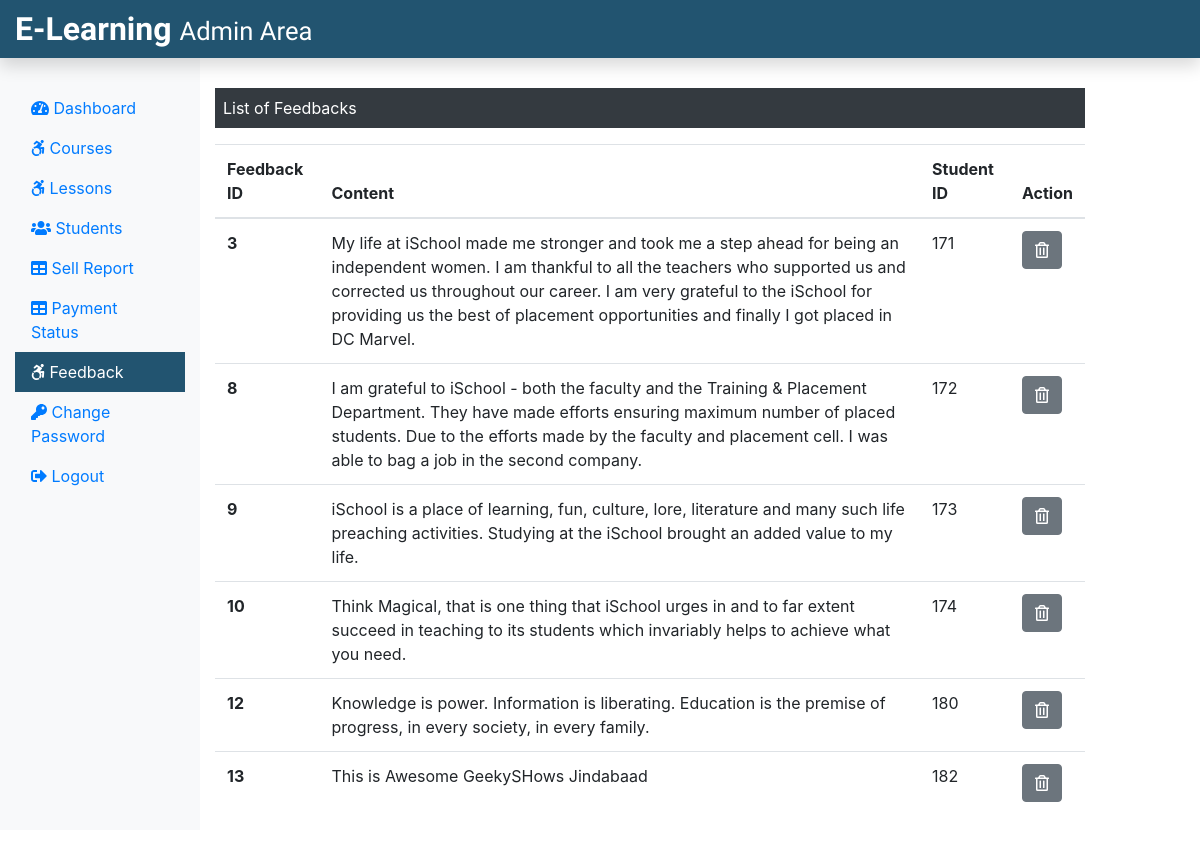
/Admin/feedback.php (signed in), run on an earlier commit of the app's database.
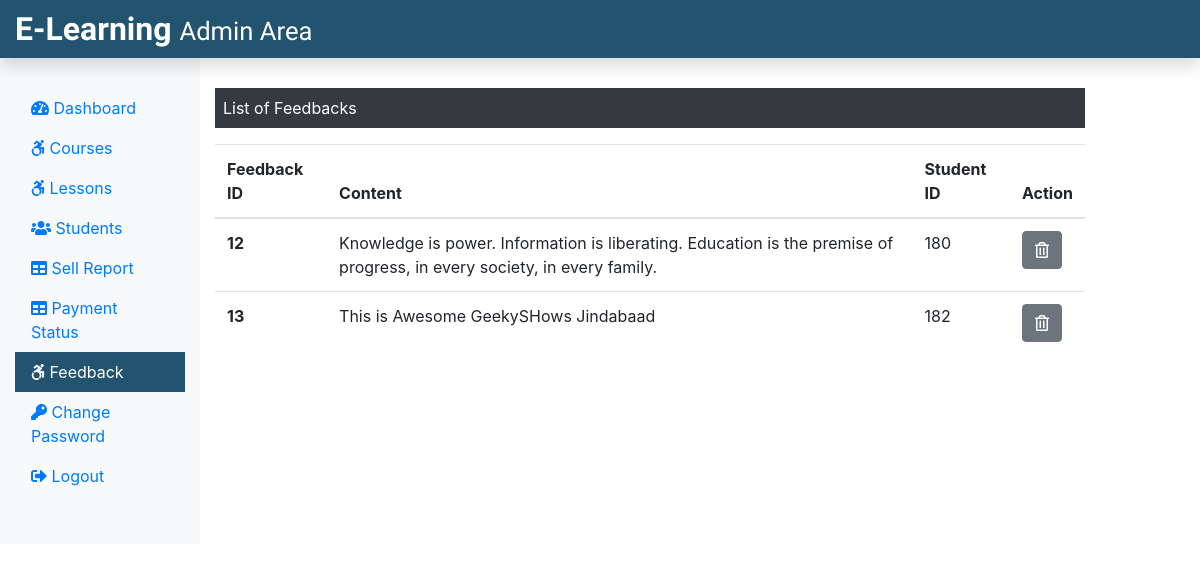
And on a later commit of the database.
### tables this page shows
CREATE TABLE `feedback` (
  `f_id` int(11) NOT NULL,
  `f_content` text NOT NULL,
  `stu_id` int(11) NOT NULL
);

### Admin/feedback.php (the view, shortened to what this page needs)
<?php
include('./adminInclude/header.php');
include('../dbConnection.php');
?>
  <div class="col-sm-9 mt-5">
    <p class=" bg-dark text-white p-2">List of Feedbacks</p>
    <?php
      $sql = "SELECT * FROM feedback";
      $result = $conn->query($sql);
      if($result->num_rows > 0){
       echo '<table class="table">
       <thead>
        <tr>
         <th scope="col">Feedback ID</th>
         <th scope="col">Content</th>
         <th scope="col">Student ID</th>
         <th scope="col">Action</th>
        </tr>
       </thead>
       <tbody>';
        while($row = $result->fetch_assoc()){
          echo '<tr>';
          echo '<th scope="row">'.$row["f_id"].'</th>';
          echo '<td>'. $row["f_content"].'</td>';
          echo '<td>'.$row["stu_id"].'</td>';
          echo '<td><form action="" method="POST" class="d-inline"><input type="hidden" name="id" value='. $row["f_id"] .'><button type="submit" class="btn btn-secondary" name="delete" value="Delete"><i class="far fa-trash-alt"></i></button></form></td>
         </tr>';
        }
        echo '</tbody>
        </table>';
      } else {
        echo "0 Result";
      }
     ?>
  </div>
 </div>
</div>
<?php
include('./adminInclude/footer.php');
?>

What changed in the data, as far as the page shows it:
removed feedback: f_id "3", f_content "My life at iSchool made me stronger and took me a step ahead for being an independent women. I am thankful to all the teachers who supported us and corrected us throughout our career. I am very grateful to the iSchool for providing us the best of placement opportunities and finally I got placed in DC Marvel.", stu "171"
removed feedback: f_id "8", f_content "I am grateful to iSchool - both the faculty and the Training & Placement Department. They have made efforts ensuring maximum number of placed students. Due to the efforts made by the faculty and placement cell. I was able to bag a job in the second company.", stu "172"
removed feedback: f_id "9", f_content "iSchool is a place of learning, fun, culture, lore, literature and many such life preaching activities. Studying at the iSchool brought an added value to my life.", stu "173"
removed feedback: f_id "10", f_content "Think Magical, that is one thing that iSchool urges in and to far extent succeed in teaching to its students which invariably helps to achieve what you need.", stu "174"
